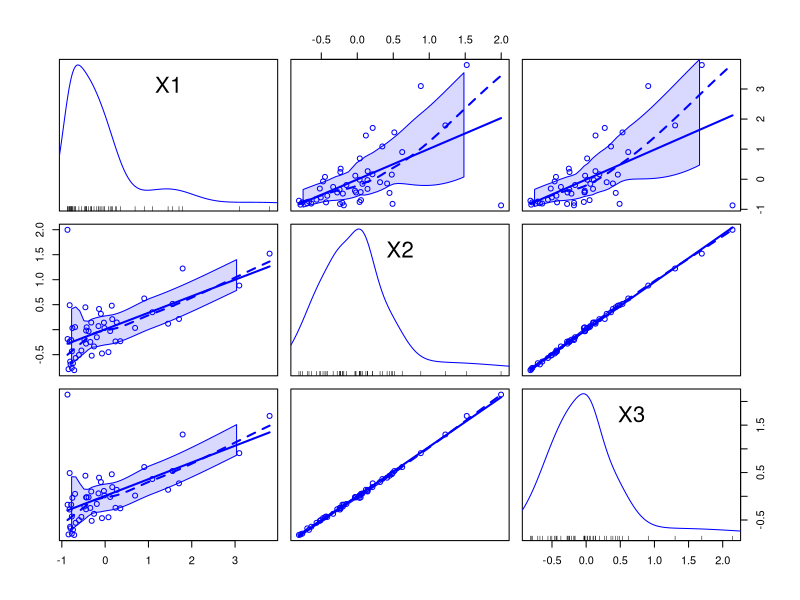
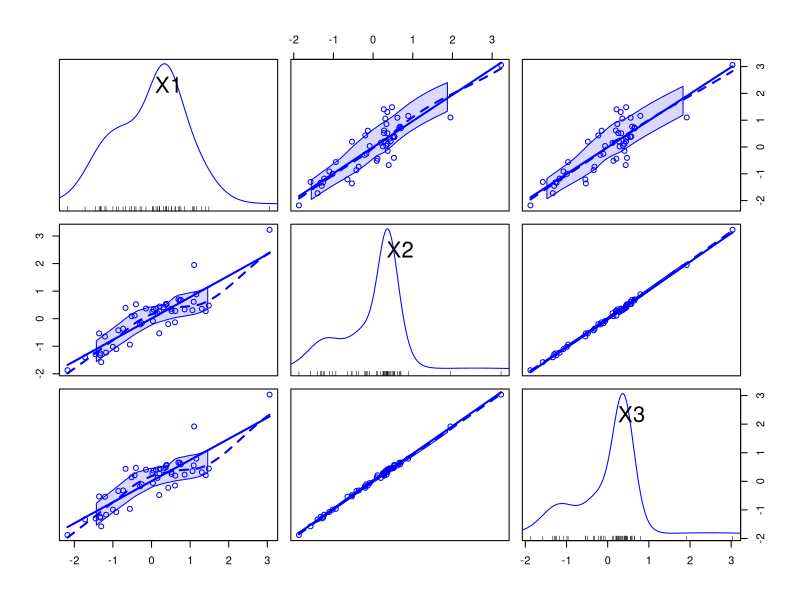
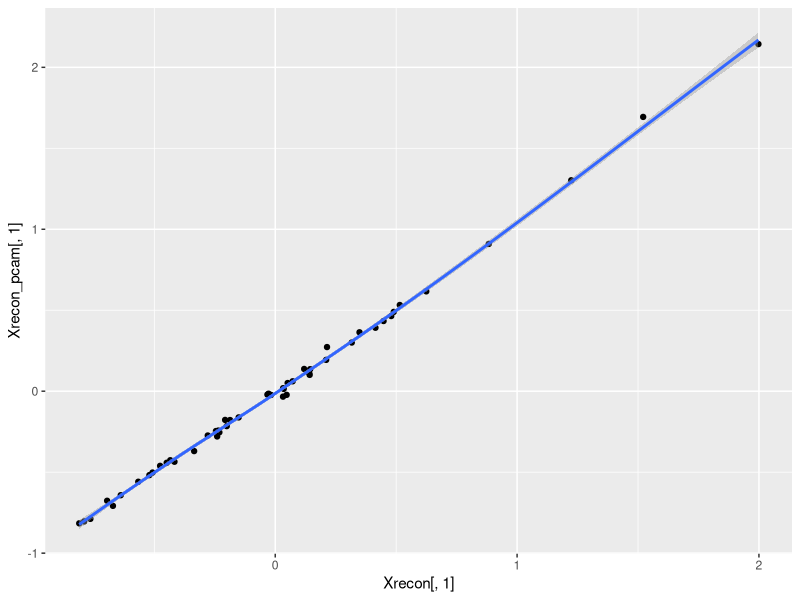
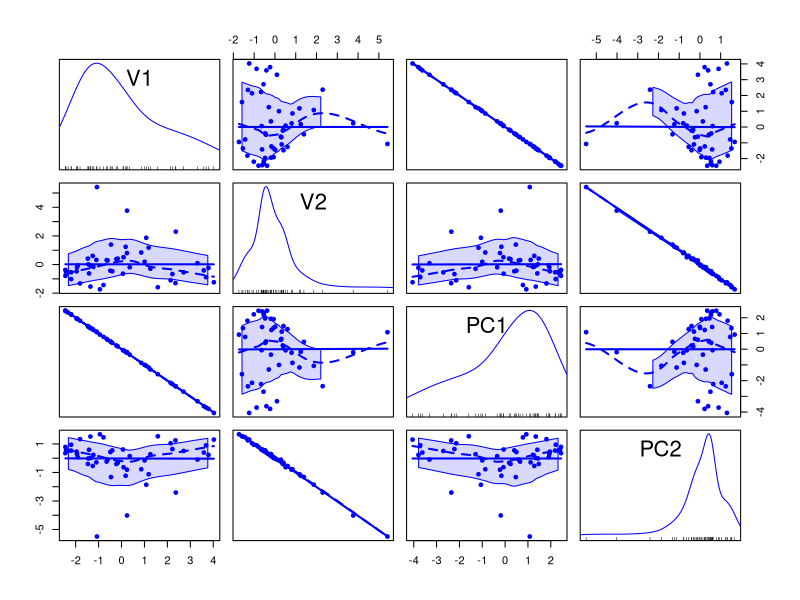

Here is the R script that generated these plots, in order:

# ------------------------------------------------------------------------------#
# The following is an EM algorithm for probabilistic principal components       #
# analysis. Based on Tipping and Bishop, 1999, and also Murphy 2012             #
# Probabilistic ML, with some code snippets inspired by the ppca function used  #
# below. See also ModelFitting/EM Examples/EM for pca.R                         #
# ------------------------------------------------------------------------------#

#####################
### Main Function ###
#####################

PPCAEM = function(X, nComp=2, tol=.00001, maxits=100, showits=T){
  # Arguments X: numeric data, nComp: number of components
  # tol = tolerance level, maxits: maximum iterations, showits: show iterations
  require(pracma) # for orthonormal basis of W; pcaMethods package has also
  require(psych)  # for tr
  
  # starting points and other initializations
  Xorig = X
  X = X
  N = nrow(Xorig)
  D = ncol(Xorig)
  L = nComp
  NAs = is.na(Xorig)
  
  X[NAs] = 0
  S = (1/N) * t(X)%*%X
  evals = eigen(S)$values
  evecs = eigen(S)$vectors
  
  V = evecs[,1:L]
  Lambda = diag(evals[1:L])
  
  Z = t(replicate(L, rnorm(N)))                                    # latent variables
  sigma2 = 1/(D-L) * sum(evals[(L+1):D])                           # variance; average variance associated with discarded dimensions
  W = V %*% chol(Lambda-sigma2*diag(L)) %*% diag(L)                # loadings
  
  it = 0
  converged = FALSE
  ll = 0
  
  if (showits)                                                     # Show iterations
    cat(paste("Iterations of EM:", "\n"))
  while ((!converged) & (it < maxits)) {                  
    if(exists('W.new')){
      W.old = W.new
    }
    else {
      W.old = W
    }
    
    ll.old = ll
    
    proj = t(W.old%*%Z)
    Xnew = Xorig
    Xnew[NAs] = proj[NAs]
    X = Xnew
    
    Psi = sigma2*diag(L)
    M = t(W.old) %*% W.old + Psi
    
    W.new = S%*%W.old%*%solve(Psi + solve(M)%*%t(W.old)%*%S%*%W.old)   # E and M
    sigma2 = 1/D * tr(S - S%*%W.old%*%solve(M)%*%t(W.new))
    
    Z = solve(M)%*%t(W.new)%*%t(X)
    
    
    # log likelihood as in paper
    #     ZZ = sigma2*solve(M) + Z%*%t(Z)
    #     ll = .5*sigma2*D + .5*tr(ZZ) + .5*sigma2 * X%*%t(X) -
    #          1/sigma2 * t(Z)%*%t(W.new)%*%t(X) + .5*sigma2 * tr(t(W.new)%*%W.new%*%ZZ)
    #     ll = -sum(ll)
    
    # more straightforward
    ll = dnorm(X, mean=t(W.new%*%Z), sd=sqrt(sigma2), log=T)
    ll = -sum(ll)
    
    it = it + 1
    if (showits & (it == 1 | it%%5 == 0))                          # if showits, show first and every 5th iteration
      cat(paste(format(it), "...", "\n", sep = ""))
    converged = max(abs(ll.old-ll)) <= tol
  }
  
  W = orth(W.new)
  evs = eigen(cov(X %*% W))
  evecs = evs$vectors
  
  W = W %*% evecs
  Z = X %*% W
  Xrecon = Z %*% t(W)
  reconerr = sum((Xrecon-X)^2)
  
  if (showits)                                                     # Show last iteration
    cat(paste0(format(it), "...", "\n"))
  
  return(list(scores=Z, loadings=W, Xrecon=Xrecon, reconerr=reconerr, ll=ll, sigma2=sigma2))
}



###############
### Example ###
###############

### Set up data
# state.x77 is the data; various state demographics
X = scale(state.x77)
Xmiss = X

# create some missing values
set.seed(123)
NAindex = sample(length(X), 20)
Xmiss[NAindex] = NA

### run pca
outEM = PPCAEM(X=Xmiss, nComp=2, tol=1e-8, maxit=100)
outEM  

# Extract reconstructed values and loadings for comparison
Xrecon = outEM$Xrecon
loadingsEM = outEM$loadings
scoresEM = outEM$scores

# mean squared reconstruction error
mean((Xrecon-X)^2)  
mean((Xrecon[NAindex]-X[NAindex])^2)  


### compare to standard pca on full data set if desired
origpca =  princomp(scale(state.x77))
scores_origpca = origpca$scores[,1:2]
loadings_origpca = origpca$loadings[,1:2]
Xrecon_origpca = scores_origpca%*%t(loadings_origpca)

# examine difference from pca on complete data
# sum((abs(loadingsEM)-abs(origpca$loadings[,1:2]))^2)



#################################################
### compare results to output from pcaMethods ###
#################################################

### Run pca. Note that signs for loadings/scores may be opposite.
library(pcaMethods)
outpcam = pca(Xmiss, nPcs=2, threshold=1e-8, method='ppca', scale='none', center=F)
loadings_pcam = loadings(outpcam)
scores_pcam = scores(outpcam)

### compare loadings and scores
round(cbind(loadings_pcam, loadingsEM, loadings_origpca), 3)
sum((abs(loadings_pcam)-abs(loadingsEM))^2)
round(cbind(abs(scores_pcam), abs(scoresEM)), 2)

# compare reconstructed data sets
Xrecon_pcam = scores_pcam %*% t(loadings_pcam)
mean((Xrecon_pcam-X)^2)  
mean((Xrecon_pcam[NAindex]-X[NAindex])^2)  
mean(abs(Xrecon_pcam-Xrecon))

# plots
library(car)
scatterplotMatrix(cbind(X[,1], Xrecon[,1], Xrecon_pcam[,1]))
scatterplotMatrix(cbind(X[,2], Xrecon[,2], Xrecon_pcam[,2]))

ggplot2:::qplot(Xrecon[,1], Xrecon_pcam[,1], geom=c('point','smooth'))

scatterplotMatrix(cbind(scoresEM, scores_pcam), pch=19, cex=.75 )
